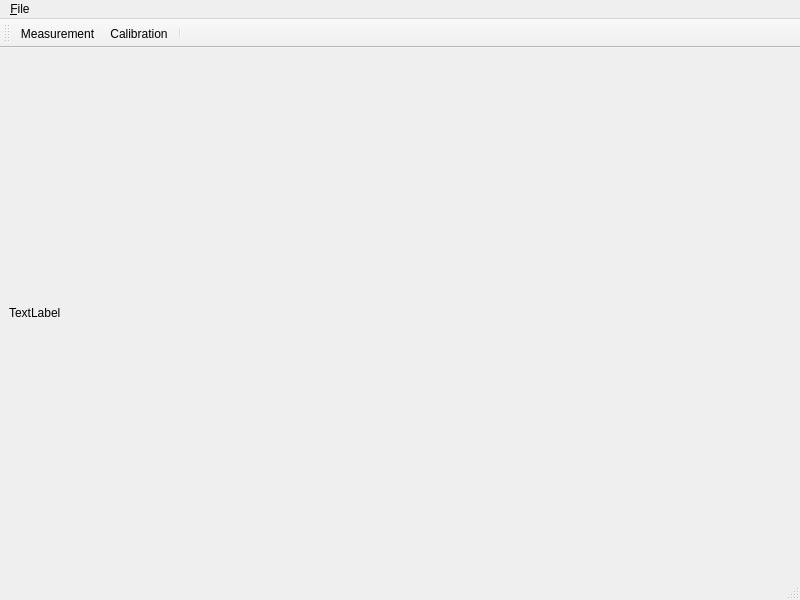
<?xml version="1.0" encoding="UTF-8"?>
<ui version="4.0">
 <class>MainWindow</class>
 <widget class="QMainWindow" name="MainWindow">
  <property name="geometry">
   <rect>
    <x>0</x>
    <y>0</y>
    <width>800</width>
    <height>600</height>
   </rect>
  </property>
  <property name="windowTitle">
   <string>MainWindow</string>
  </property>
  <widget class="QWidget" name="centralwidget">
   <layout class="QGridLayout" name="gridLayout">
    <item row="0" column="0">
     <widget class="QLabel" name="imageLabel">
      <property name="text">
       <string>TextLabel</string>
      </property>
     </widget>
    </item>
   </layout>
  </widget>
  <widget class="QMenuBar" name="menubar">
   <property name="geometry">
    <rect>
     <x>0</x>
     <y>0</y>
     <width>800</width>
     <height>21</height>
    </rect>
   </property>
   <widget class="QMenu" name="menu_Plik">
    <property name="title">
     <string>&amp;File</string>
    </property>
    <addaction name="actionMeasurement"/>
    <addaction name="actionCalibration"/>
   </widget>
   <addaction name="menu_Plik"/>
  </widget>
  <widget class="QStatusBar" name="statusbar"/>
  <widget class="QToolBar" name="toolBar">
   <property name="windowTitle">
    <string>toolBar</string>
   </property>
   <attribute name="toolBarArea">
    <enum>TopToolBarArea</enum>
   </attribute>
   <attribute name="toolBarBreak">
    <bool>false</bool>
   </attribute>
   <addaction name="actionMeasurement"/>
   <addaction name="actionCalibration"/>
   <addaction name="separator"/>
  </widget>
  <action name="actionMeasurement">
   <property name="text">
    <string>Measurement</string>
   </property>
  </action>
  <action name="actionCalibration">
   <property name="text">
    <string>Calibration</string>
   </property>
  </action>
 </widget>
 <resources/>
 <connections/>
</ui>
